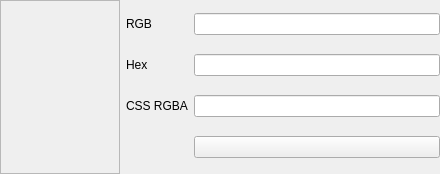
<?xml version="1.0" encoding="UTF-8"?>
<ui version="4.0">
 <class>ColorPickerClass</class>
 <widget class="QWidget" name="ColorPickerClass">
  <property name="geometry">
   <rect>
    <x>0</x>
    <y>0</y>
    <width>440</width>
    <height>174</height>
   </rect>
  </property>
  <property name="windowTitle">
   <string>Color picker</string>
  </property>
  <layout class="QHBoxLayout" name="horizontalLayout">
   <property name="leftMargin"><number>0</number></property>
   <property name="topMargin"><number>0</number></property>
   <property name="rightMargin"><number>0</number></property>
   <property name="bottomMargin"><number>0</number></property>
   <item>
    <widget class="QFrame" name="ColorPreview">
     <property name="minimumSize"><size><width>120</width><height>0</height></size></property>
     <property name="frameShape"><enum>QFrame::Shape::StyledPanel</enum></property>
    </widget>
   </item>
   <item>
    <layout class="QGridLayout" name="gridLayout">
     <item row="0" column="0"><widget class="QLabel" name="RgbLabel"><property name="text"><string>RGB</string></property></widget></item>
     <item row="0" column="1"><widget class="QLineEdit" name="RgbField"><property name="readOnly"><bool>true</bool></property></widget></item>
     <item row="1" column="0"><widget class="QLabel" name="HexLabel"><property name="text"><string>Hex</string></property></widget></item>
     <item row="1" column="1"><widget class="QLineEdit" name="HexField"><property name="readOnly"><bool>true</bool></property></widget></item>
     <item row="2" column="0"><widget class="QLabel" name="CssRgbaLabel"><property name="text"><string>CSS RGBA</string></property></widget></item>
     <item row="2" column="1"><widget class="QLineEdit" name="CssRgbaField"><property name="readOnly"><bool>true</bool></property></widget></item>
     <item row="3" column="1"><widget class="QPushButton" name="PipetteButton"><property name="toolTip"><string>Pick a color from the screen</string></property><property name="text"><string/></property></widget></item>
    </layout>
   </item>
  </layout>
 </widget>
 <resources/>
 <connections>
  <connection>
   <sender>PipetteButton</sender>
   <signal>clicked()</signal>
   <receiver>ColorPickerClass</receiver>
   <slot>PickScreenColor()</slot>
  </connection>
 </connections>
 <slots><slot>PickScreenColor()</slot></slots>
</ui>
